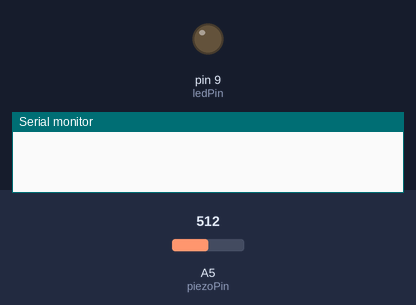
The sketch below on a simulated Arduino Uno, built with avr-gcc and run on an emulated ATmega328P. On the bench: output pins drawn as LEDs (lit = HIGH), the last lines printed to the serial monitor. The test bench sets the inputs (shaded band); at power-on: A5 (piezoPin) = 512.

Above: at 0.2 s.
At 1.8 s:
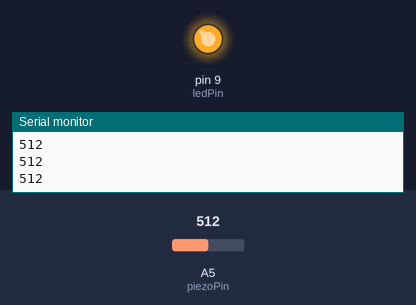
1.9 s: A5 (piezoPin) set to 127
3.4 s: A5 (piezoPin) set to 107
At 4.2 s:
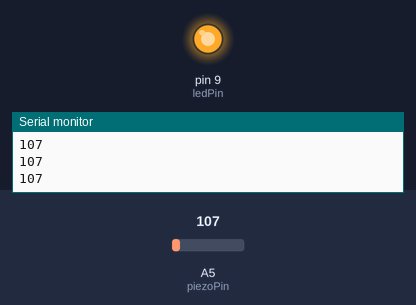
Timing chart, 0 to 12.4 s (numbered marks = the images above; inputs shaded):
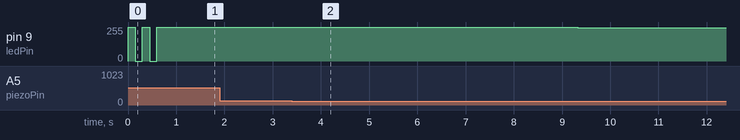

Measured:
- after the input at 3.4 s, pin 9 (ledPin): moves from 255/255 to 250/255 over 7.9 s, starting at once
- by itself, pin 9 (ledPin): alternates 255/255 for 0.15 s and 0/255 for 0.15 s, 4 changes in all, then stays 255/255

The sketch:

knockSensor.ino
```cpp
int ledPin = 9;
int piezoPin = A5;
int threshold = 120;
int sensorValue = 0;
float ledValue = 0;

void setup(){
  pinMode(ledPin, OUTPUT);
  digitalWrite(ledPin, HIGH);
  delay(150);
  digitalWrite(ledPin, LOW);
  delay(150);
  digitalWrite(ledPin, HIGH);
  delay(150);
  digitalWrite(ledPin, LOW);
  delay(150);
  Serial.begin(9600);
}

void loop(){
  sensorValue = analogRead(piezoPin);
  Serial.println(sensorValue);
  if(sensorValue >= threshold){
    ledValue = 255;
  }
  analogWrite(ledPin, int(ledValue));
  ledValue = ledValue -0.05;
  if(ledValue <= 0) {
    ledValue = 0;
  }
  delay(100);
}
```
